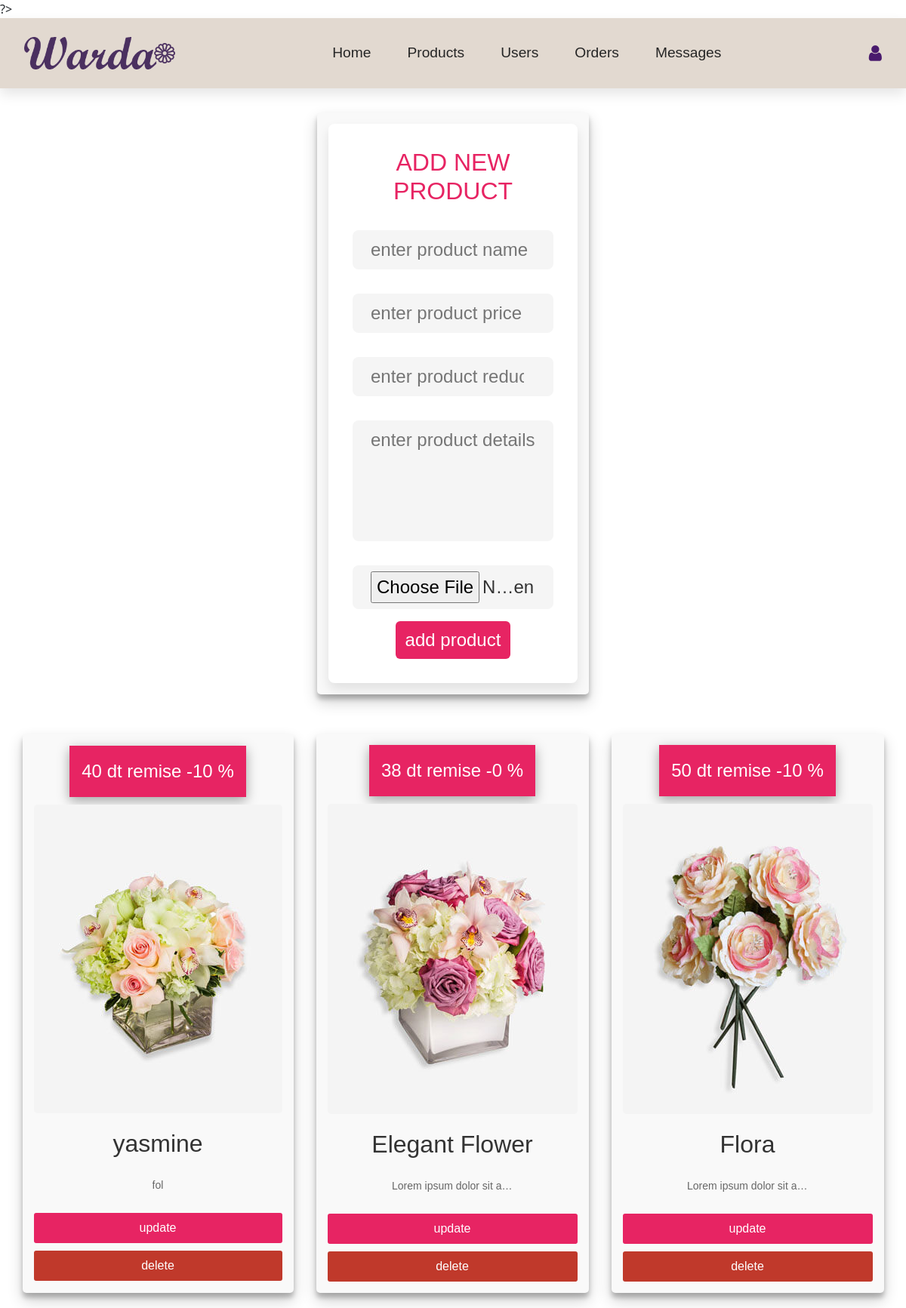
Page /php/admin/admin_products.php on the committed database.
### tables this page shows
CREATE TABLE `flowers` (
  `id` int(255) NOT NULL,
  `flower_name` varchar(255) NOT NULL,
  `flower_detail` varchar(255) NOT NULL,
  `flower_price` int(255) NOT NULL,
  `image` varchar(255) NOT NULL,
  `flower_pice_redux` int(255) NOT NULL
);

### php/admin/show_product.php (the view, shortened to what this page needs)
<?php
@include '../auth/config.php';
?>
<section class="show-products-admin">
   <div class="box-container-product">
      <?php
         $select_products = mysqli_query($conn, "SELECT * FROM `flowers`") or die('query failed');
         if(mysqli_num_rows($select_products) > 0){
            while($fetch_products = mysqli_fetch_assoc($select_products)){
      ?>
      <div class="box-flower">
         <div class="price"><?php echo $fetch_products['flower_price']; ?> dt remise  -<?php echo $fetch_products['flower_pice_redux']; ?> %</div>
         <img class="image" src="uploads/<?php echo $fetch_products['image']; ?>" alt="">
         <div class="name"><?php echo $fetch_products['flower_name']; ?></div>
         <p class="details"><?php echo $fetch_products['flower_detail']; ?></p>
         <a href="admin_update_product.php?update=<?php echo $fetch_products['id']; ?>" class="option-btn">update</a>
         <a href="admin_products.php?delete=<?php echo $fetch_products['id']; ?>" class="delete-btn" onclick="return confirm('delete this product?');">delete</a>
      </div>
      <?php
         }
      }else{
         echo '<p class="empty">no products added yet!</p>';
      }
      ?>
   </div>
</section>

### php/admin/admin_products.php (shortened to what this page needs)
<!DOCTYPE html>
<html lang="en">
<head>
    <link href='https://unpkg.com/boxicons@2.1.4/css/boxicons.min.css' rel='stylesheet'>
    <link rel="stylesheet" href="https://cdn.jsdelivr.net/npm/bootstrap@5.2.2/dist/css/bootstrap.min.css">
  <link rel="stylesheet" href="https://cdnjs.cloudflare.com/ajax/libs/font-awesome/4.7.0/css/font-awesome.min.css">
  <link rel="stylesheet" href="admin_style.css">
    <link rel="stylesheet" href="admin_style.css">
</head>
<body>
         <?php @include 'admin_header.php'; ?>
      <section class="add-products">
   <form action="" method="POST"  class="boxa" enctype="multipart/form-data">
      <h3>add new product</h3>
      <input type="text" class="box-product" required placeholder="enter product name" name="name">
      <input type="number" min="0" class="box-product" required placeholder="enter product price" name="price">
      <input type="number" min="0" class="box-product" required placeholder="enter product reduction %" name="price_reduction">
      <textarea name="details" class="box-product" required placeholder="enter product details" cols="30" rows="10"></textarea>
        <input type="file" class="box-product" accept="image/jpg, image/jpeg, image/png" required class="box" name="image">
      <input type="submit" value="add product" name="add_product" class="btn">
   </form>
</section>
<?php @include 'show_product.php'; ?>
</body>
</html>

### php/admin/admin_header.php (shortened to what this page needs)
<header class="header-admin">
    <div class="flex-admin">
        <a href="admin_home.php" ><img class="logo-warda" src="uploads/Wardalogo.svg" alt=""></a>
        <nav class="navbar-admin">
            <ul>
                <li><a href="admin_home.php">home</a></li>
                <li><a href="admin_products.php">products</a></li>
                <li><a href="admin_users.php">users</a></li>
                <li><a href="admin_orders.php">orders</a></li>
                <li><a href="admin_messages.php">messages</a></li>
            </ul>
        </nav>
        <div class="icons-admin">
         <i id="user-btn" class="fa fa-user"></i>
        </div>
        </div>
</header>

### php/admin/admin_style.css (style rules this page uses)
:root { --pink: #e72463; --pinktwo: #e95a87; --red: #c0392b; --beige: #eae1dc; --beige-gras: #e2d9d0; --violet: #491a6d; --orange: #f39c12; --black: #333; --white: #fff; --light-color: #666; --light-white: #ccc; --light-bg: #f5f5f5; --border: 0.2rem solid var(--black); --box-shadow: 0 0.5rem 1rem rgba(0, 0, 0, 0.1); }
* { font-family: "Poppins", sans-serif; margin: 0; padding: 0; box-sizing: border-box; outline: none; border: none; text-decoration: none; transition: all 0.2s linear; }
.header-admin { background-color: #e2d9d0; position: sticky; top: 0; left: 0; right: 0; z-index: 1000; box-shadow: var(--box-shadow); }
.header-admin .flex-admin { margin: 0 auto; display: flex; align-items: center; justify-content: space-between; padding: 1rem 2rem; max-width: 1200px; position: relative; }
.header-admin .flex-admin .navbar-admin ul { list-style: none; }
.header-admin .flex-admin .navbar-admin ul li { float: left; position: relative; }
.header-admin .flex-admin .navbar-admin ul li a { font-size: 1.2rem; padding: 1rem 1.5rem; display: block; color: #252525; text-transform: capitalize; text-decoration: none; }
.header-admin .icons-admin i { margin-left: 1.2rem; font-size: 1.5rem; cursor: pointer; color: var(--violet); }
.header-admin .flex-admin .logo-warda { width: 200px; }
.add-products, .form-container-add-admin { width: 30vw; margin: 2rem auto; background: #fff; padding: 1rem 2rem; display: flex; flex-direction: column; justify-content: center; align-items: center; background-color: #f9f9f9; border-radius: 5px; padding: 15px; box-shadow: rgba(0, 0, 0, 0.19) 0px 10px 20px, rgba(0, 0, 0, 0.23) 0px 6px 6px; }
.add-products .box-product, .form-container-add-admin .box-product { width: 100%; margin: 1rem 0; font-size: 1.5rem; color: var(--black); border-radius: 0.5rem; background-color: var(--light-bg); padding: 0.5rem 1.5rem; }
.add-products form, .form-container-add-admin form { max-width: 100rem; border-radius: 0.5rem; background-color: var(--white); padding: 2rem; text-align: center; box-shadow: var(--box-shadow); }
.add-products form h3 { font-size: 2rem; text-transform: uppercase; color: var(--black); margin-bottom: 1rem; color: var(--pink); }
.btn { background-color: var(--pink); font-size: 1.5rem; color: rgb(255, 255, 255); }
.add-products form textarea { height: 10rem; resize: none; }
.box-container-product { display: flex; justify-content: center; flex-wrap: wrap; gap: 30px; padding: 20px; }
.box-flower { display: flex; flex-direction: column; justify-content: center; align-items: center; background-color: #f9f9f9; border-radius: 5px; padding: 15px; box-shadow: rgba(0, 0, 0, 0.19) 0px 10px 20px, rgba(0, 0, 0, 0.23) 0px 6px 6px; }
.box-flower p { white-space: nowrap; text-overflow: ellipsis; flex-shrink: 2; overflow: hidden; max-width: 10rem; width: auto; }
.price { background-color: var(--pink); color: var(--white); padding: 1rem; font-size: 1.5rem; box-shadow: rgba(0, 0, 0, 0.35) 0px 5px 15px; }
.image { width: 100%; height: auto; border-radius: 5px; margin-top: 10px; }
.name { margin: 1rem 0; font-size: 2rem; color: var(--black); font-family: "Poppins", sans-serif; }
.details { font-size: 14px; color: #666; margin-top: 5px; }
.option-btn, .delete-btn { display: block; width: 100%; text-align: center; margin-top: 10px; padding: 8px 0; color: white; border: none; border-radius: 3px; text-decoration: none; cursor: pointer; }
.option-btn { background-color: var(--pink); color: white; }
.delete-btn { background-color: var(--red); color: white; }
a { text-decoration: none; color: #000000; }

### rows in the picture
flowers: flower_price "40", flower_pice_redux "10", image (picture), flower_name "yasmine", flower_detail "fol"
flowers: flower_price "38", flower_pice_redux "0", image (picture), flower_name "Elegant Flower", flower_detail "Lorem ipsum dolor sit a…"
flowers: flower_price "50", flower_pice_redux "10", image (picture), flower_name "Flora", flower_detail "Lorem ipsum dolor sit a…"
